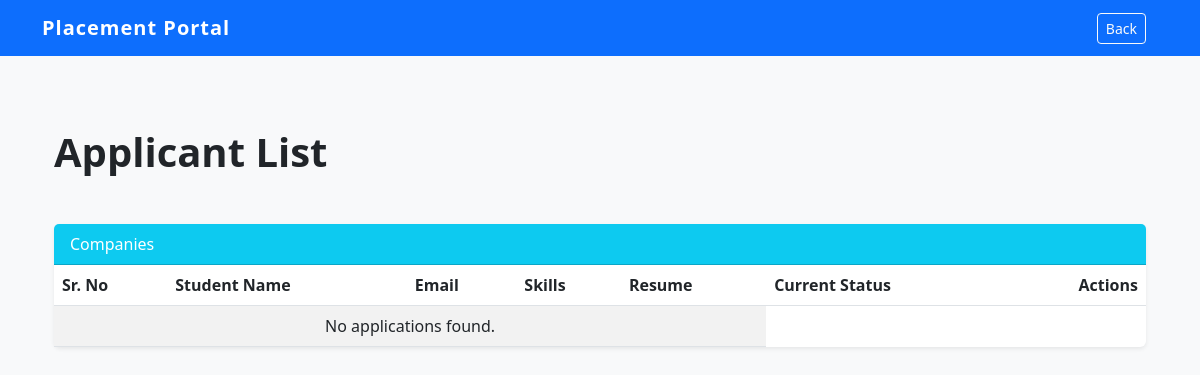
/view_applicants/1 (signed in), run on an earlier commit of the app's database.
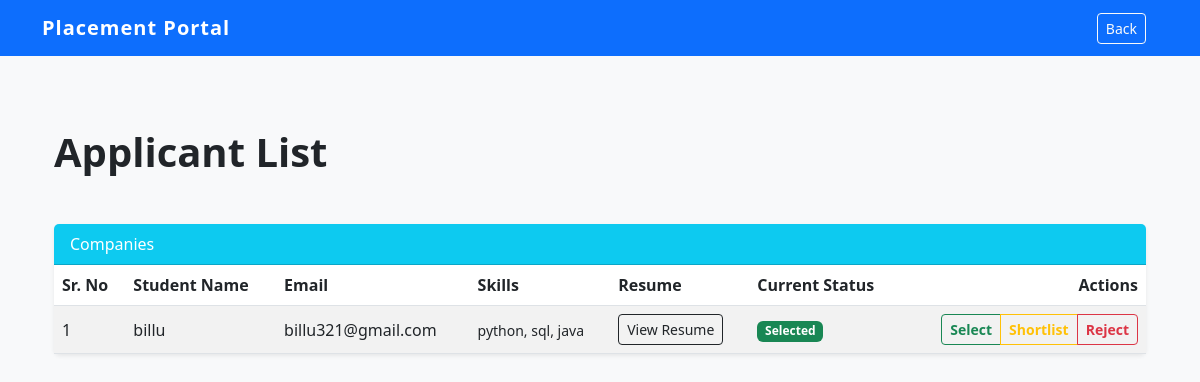
And on a later commit of the database.
### models.py (models this page shows)
class Application(db.Model):
    id = db.Column(db.Integer, primary_key=True)
    student_id = db.Column(db.Integer, db.ForeignKey('student.id'), nullable=False)
    drive_id = db.Column(db.Integer, db.ForeignKey('placement_drive.id'), nullable=False)
    status = db.Column(db.String(20), default='Applied')
    date_applied = db.Column(db.DateTime, default=datetime.now(timezone.utc))
    is_active = db.Column(db.Boolean, default=True)

class Student(db.Model):
    id = db.Column(db.Integer, primary_key=True)
    name = db.Column(db.String(50), nullable=False)
    email = db.Column(db.String(100), unique=True, nullable=False)
    password = db.Column(db.String(50), unique=True, nullable=False)
    skills = db.Column(db.String(200))
    resume_path = db.Column(db.String(200))
    is_active = db.Column(db.Boolean, default=True)
    applications = db.relationship('Application', backref='student', lazy=True, cascade="all, delete-orphan")

### app.py (the view)
@app.route('/view_applicants/<int:drive_id>')
def view_applicants(drive_id):
    if session.get('role') != 'company':
        return redirect(url_for('login'))
    drive = PlacementDrive.query.get(drive_id)
    if not drive or drive.company_id != session.get('user_id'):
        flash('Placement drive not found or unauthorized access.', 'danger')
        return redirect(url_for('company_dashboard'))
    return render_template('company/view_applicants.html', drive=drive)

### app.py (called while the page is built)
@app.after_request
def add_header(response):
    response.headers['Cache-Control'] = 'no-store, no-cache, must-revalidate, post-check=0, pre-check=0, max-age=0'
    response.headers['Pragma'] = 'no-cache'
    response.headers['Expires'] = '-1'
    return response

### templates/company/view_applicants.html
{% extends 'base.html' %}
{% block extra_nav %}
<div class = "container">
    <a href = "{{ url_for('company_dashboard') }}" class = "btn btn-outline-light btn-sm">Back</a>
{% endblock %}
{% block content %}
<div class = "container-fluid py-4">
    <div class="d-flex justify-content-between align-items-center mb-4">
        <h1 class = "fw-bold mb-4">Applicant List</h1>
    </div>
    <div class = "card shadow-sm mb-4">
        <div class = "card-header bg-info text-white">Companies</div>
        <div class = "card-body p-0">
            <div class = "table-responsive">
                <table class = "table table-striped align-middle mb-0">
                    <thead class = "table">
                        <tr>
                            <th>Sr. No</th>
                            <th>Student Name</th>
                            <th>Email</th>
                            <th>Skills</th>
                            <th>Resume</th>
                            <th>Current Status</th>
                            <th class = "text-end">Actions</th>
                        </tr>
                    </thead>
                    <tbody>
                        {% for a in drive.applications %}
                        <tr>
                            <td>{{ loop.index }}</td>
                            <td>{{ a.student.name }}</td>
                            <td>{{ a.student.email }}</td>
                            <td><small>{{ a.student.skills }}</small></td>
                            <td>
                                {% if a.student.resume_path %}
                                <a href = "{{ url_for('static', filename='uploads/resumes/' + a.student.resume_path) }}" target = "_blank" class = "btn btn-sm btn-outline-dark">View Resume</a>
                                {% else %}
                                <span class = "text-muted">No Resume</span>
                                {% endif %}
                            </td>
                            <td>
                                <span class = "badge
                                    {% if a.status == 'Selected' %}bg-success
                                    {% elif a.status == 'Rejected' %}bg-danger
                                    {% elif a.status == 'Shortlisted' %}bg-warning
                                    {% else %}bg-secondary{% endif %}">
                                    {{ a.status }}
                                </span>
                            </td>
                            <td class = "text-end">
                                <div class = "btn-group btn-group-sm">
                                    <a href = "{{ url_for('update_application_status', app_id = a.id, new_status = 'Selected') }}"
                                        class = "btn btn-outline-success fw-bold">Select</a>
                                    <a href = "{{ url_for('update_application_status', app_id = a.id, new_status = 'Shortlisted') }}"
                                        class = "btn btn-outline-warning fw-bold">Shortlist</a>
                                    <a href = "{{ url_for('update_application_status', app_id = a.id, new_status = 'Rejected') }}"
                                        class = "btn btn-outline-danger fw-bold">Reject</a>
                                </div>
                            </td>
                        </tr>
                        {% else %}
                        <tr>
                            <td class = "text-center " colspan = 5>No applications found.</td>
                        </tr>
                        {% endfor %}
                    </tbody>
                </table>
            </div>
        </div>
    </div>
</div>
{% endblock %}

What changed in the data, as far as the page shows it:
added Application: student.name "billu", student.email "billu321@gmail.com", student.skills "python, sql, java", status "Selected"
Also different on the page:
text no longer shown: "No applications found."
